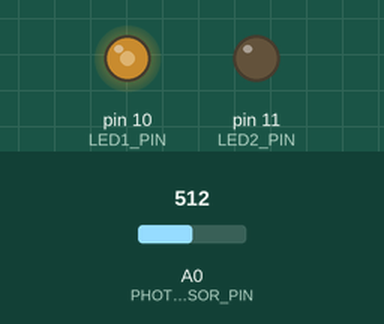
A sketch run on a simulated Arduino Uno, built with avr-gcc and run on an emulated ATmega328P. On the bench: output pins drawn as LEDs (lit = HIGH). The test bench sets the inputs (shaded band); at power-on: A0 (PHOTOSENSOR_PIN) = 512.

Above: at 1.2 s.
1.3 s: A0 (PHOTOSENSOR_PIN) set to 306
At 1.8 s:
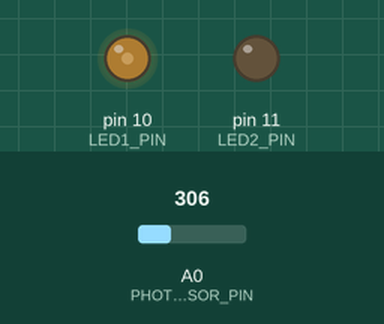
2.8 s: A0 (PHOTOSENSOR_PIN) set to 122
At 4.0 s:
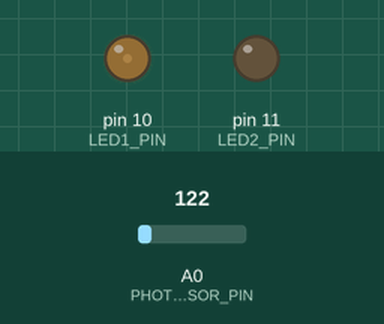
4.3 s: A0 (PHOTOSENSOR_PIN) set to 0
At 5.3 s:
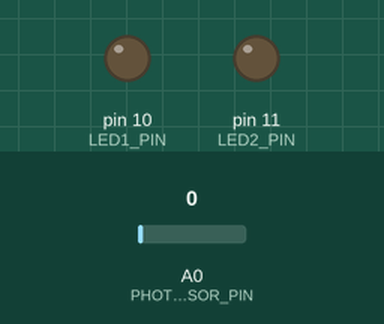
5.8 s: A0 (PHOTOSENSOR_PIN) set to 900
At 6.4 s:
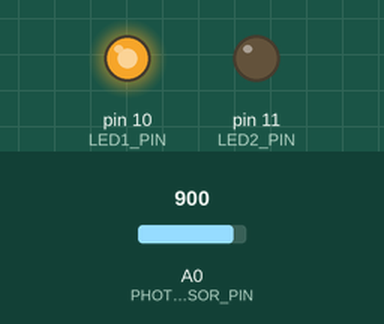
7.3 s: A0 (PHOTOSENSOR_PIN) set to 960
At 8.7 s:
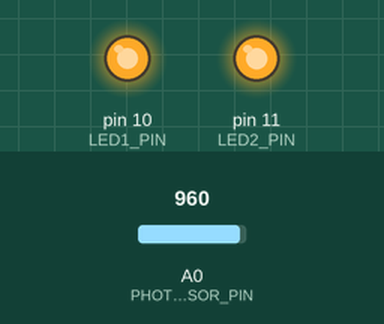
Timing chart, 0 to 9.8 s (numbered marks = the images above; inputs shaded):
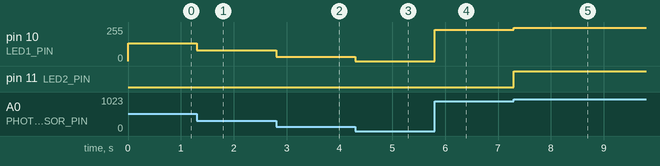

The sketch:

11_light_controlled_led_with_photo_sensor.ino
```cpp
#include <LiquidCrystal.h>

#define PHOTOSENSOR_PIN A0
#define LED1_PIN 10
#define LED2_PIN 11

const int lightThreshold = 950;
float brightness;

void setup() {
  Serial.begin(115200);
  pinMode(LED1_PIN, OUTPUT);
  pinMode(LED2_PIN, OUTPUT);
}

void loop() {
  int lightSensorValue = analogRead(PHOTOSENSOR_PIN);
  if (lightSensorValue > lightThreshold) {
  	digitalWrite(LED2_PIN, HIGH);
  } else {
    digitalWrite(LED2_PIN, LOW);
  }

  brightness = 255 * (lightSensorValue /974.0);
  analogWrite(LED1_PIN, (int) brightness);
}
```

Measured:
- after the input at 1.3 s, pin 10 (LED1_PIN): 134/255 → 80/255 at once
- after the input at 2.8 s, pin 10 (LED1_PIN): 80/255 → 31/255 at once
- after the input at 4.3 s, pin 10 (LED1_PIN): 31/255 → 0/255 at once
- after the input at 5.8 s, pin 10 (LED1_PIN): 0/255 → 235/255 at once
- after the input at 7.3 s, pin 10 (LED1_PIN): 235/255 → 251/255 at once; pin 11 (LED2_PIN): LOW → HIGH at once
